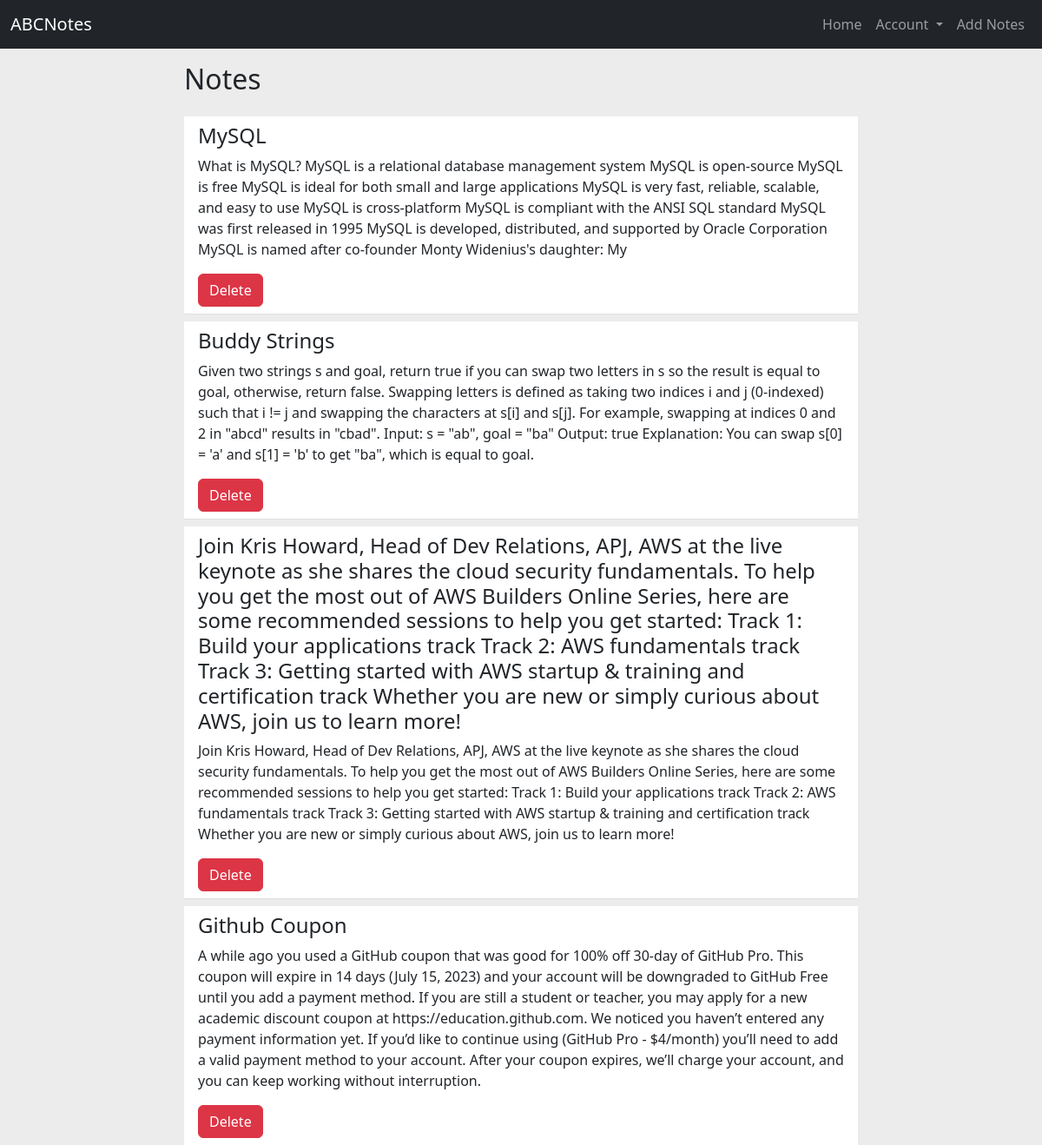
Page / (signed in) on the earlier database version.
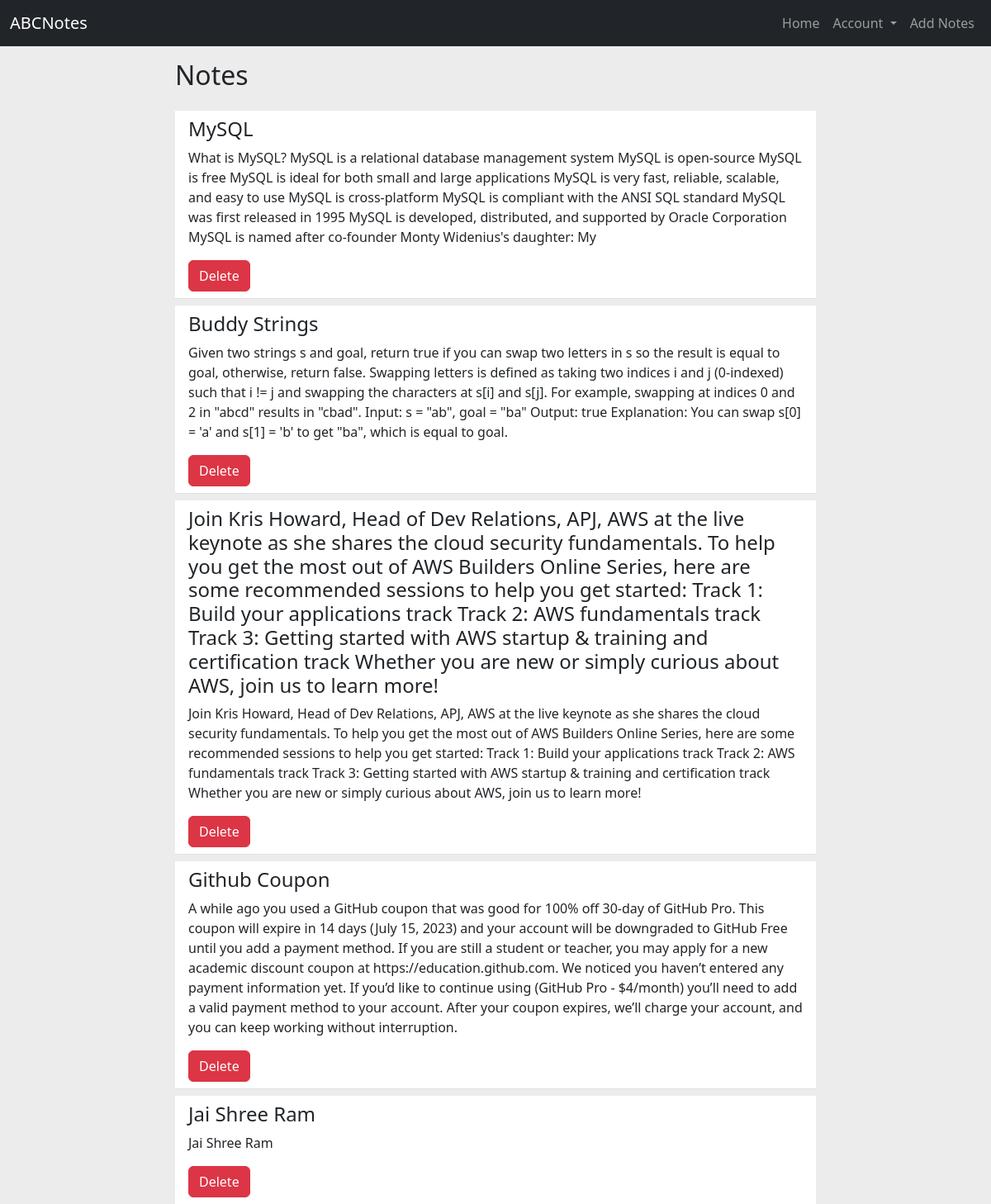
Same page on the later database version.
### website/models.py (models this page shows)
class Note(db.Model):
    id = db.Column(db.Integer, primary_key=True)
    date = db.Column(db.DateTime(timezone=True), default=func.now())
    title = db.Column(db.String(150))
    content = db.Column(db.String(30000))
    user_id = db.Column(db.Integer, db.ForeignKey('user.id'))

### website/views.py (the view)
@views.route('/', methods=['GET', 'POST'])
@login_required
def home():
    if request.method == 'GET':
        return render_template("home.html", title="Home", user=current_user)

### website/__init__.py (called while the page is built)
def create_app():
    app = Flask(__name__, static_url_path='/static')
    app.config['SECRET_KEY'] = 'adityajha'
    app.config['SQLALCHEMY_DATABASE_URI'] = f'sqlite:///{DB_NAME}'
    db.init_app(app)
    from .views import views
    from .auth import auth
    app.register_blueprint(views, url_prefix="/")
    app.register_blueprint(auth, url_prefix="/")
    from .models import User, Note
    create_database(app)
    login_manager = LoginManager()
    login_manager.login_view = 'auth.login'
    login_manager.init_app(app)
    @login_manager.user_loader  # this decorator is used to load the user from the database
    def load_user(id):
        return User.query.get(int(id))
    return app

### website/templates/home.html (shortened to what this page needs)
{% extends "base.html" %}
{% block content %}
<div class="row m-0">
    <div class="col-lg-8 col-sm-9 mt-3 mx-auto">
        <h2 class="mb-3">Notes</h2>
        <ul class="list-group list-group-flush" id="notes">
            {% for note in user.notes %}
            <li class="list-group-item mt-2">
              <div>
                <h4>{{note.title}}</h4>
                <p>{{note.content}}</p>
                <button type="button" class="close btn btn-danger" onClick="handleDelete({{ note.id }})">Delete</button>
              </div>
            </li>
            {% endfor %}
        </ul>
    </div>
</div>
{% endblock %}

Differences in the rows shown:
added Note: title "Jai Shree Ram", content "Jai Shree Ram"
